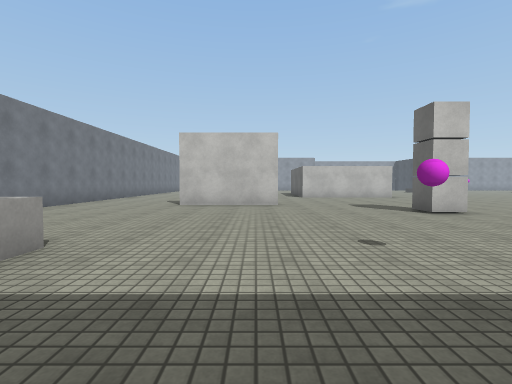
View 1 (above)

24 first-person views from a walk through a 3-D level made in the Unity game engine. The camera is 1.2 m above the floor, tilts 2° down and sees 85° across. The floor is counted in squares, 1.8 m on a side. Each view is taken from the middle of a square. On the plan, view 1 faces up. The plan holds only what a view shows up to about 9 squares ahead; the rest is blank. The player character is not drawn. Surface patterns are stand-ins for the level's own textures.

View 2
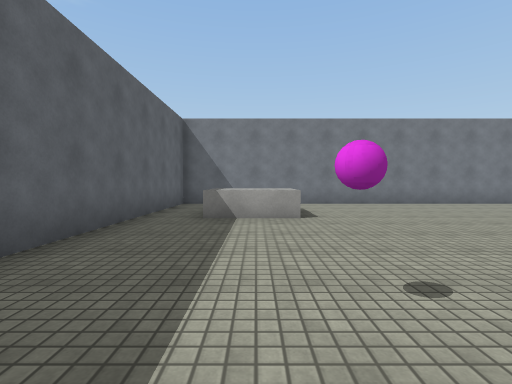

View 3
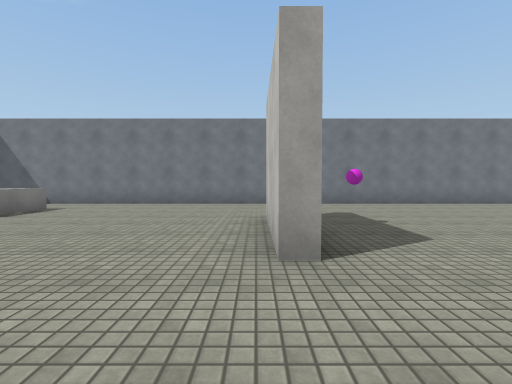

View 4
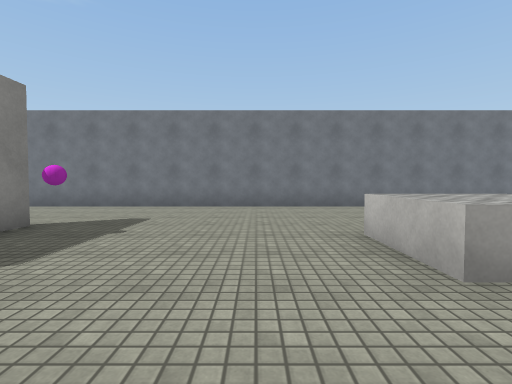

View 5
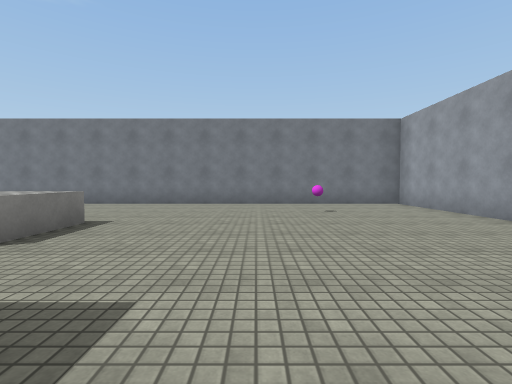

View 6
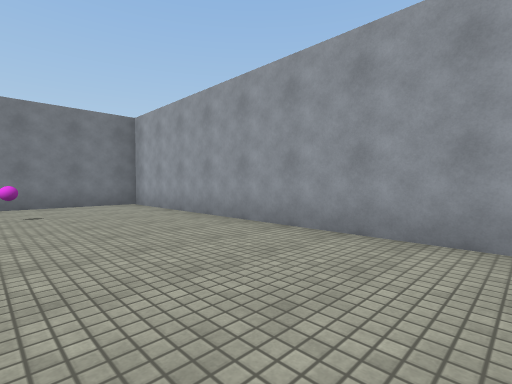

View 7
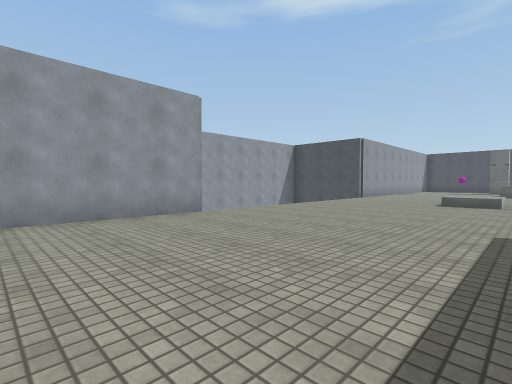

View 8
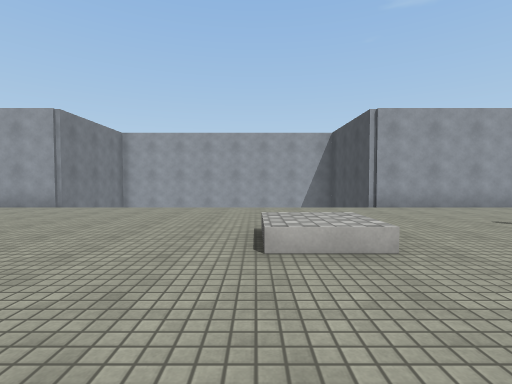

View 9
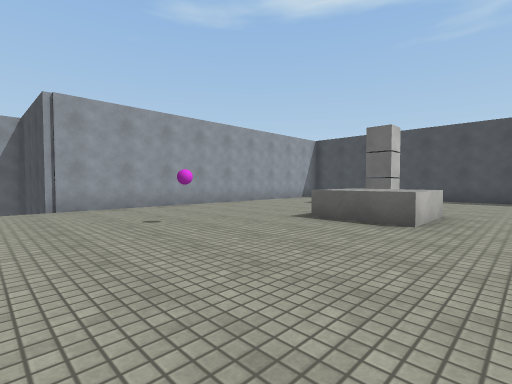

View 10
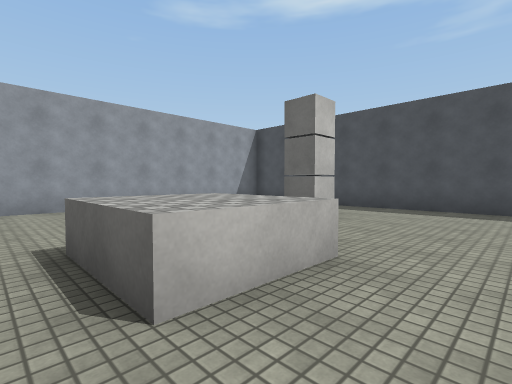

View 11
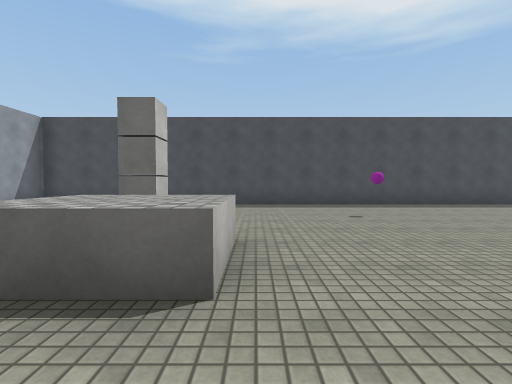

View 12
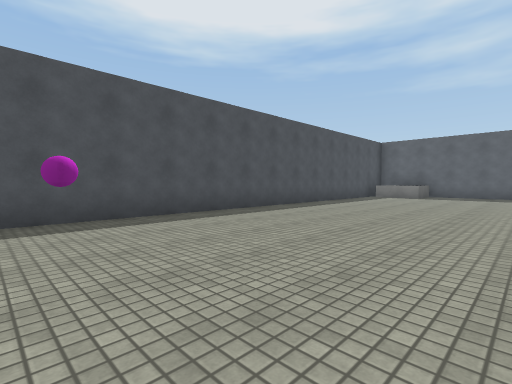

View 13
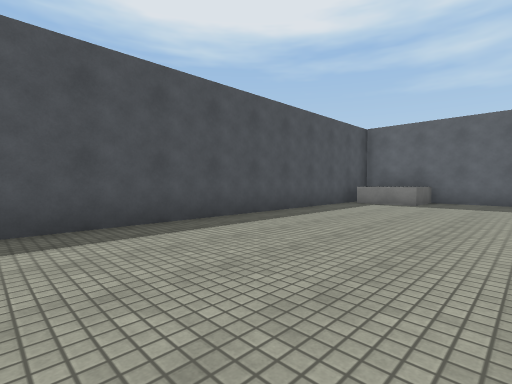

View 14
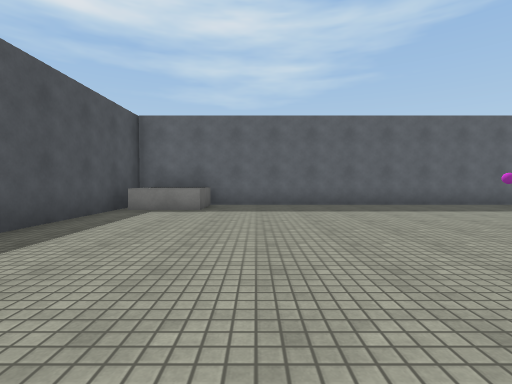

View 15
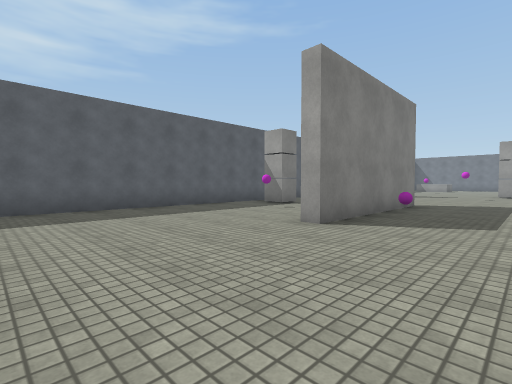

View 16
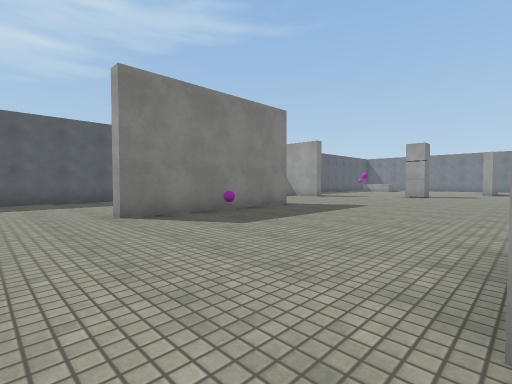

View 17
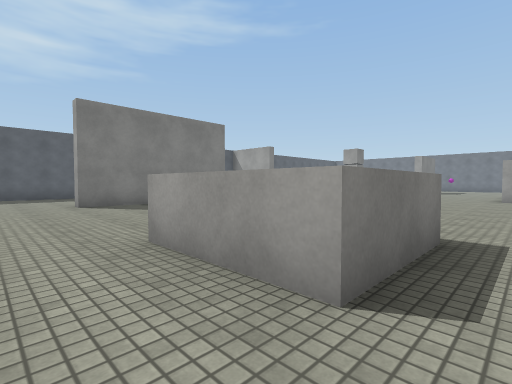

View 18
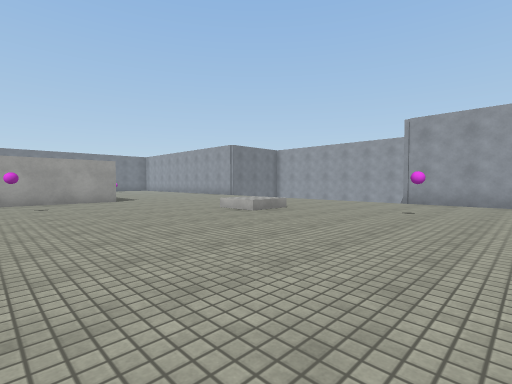

View 19
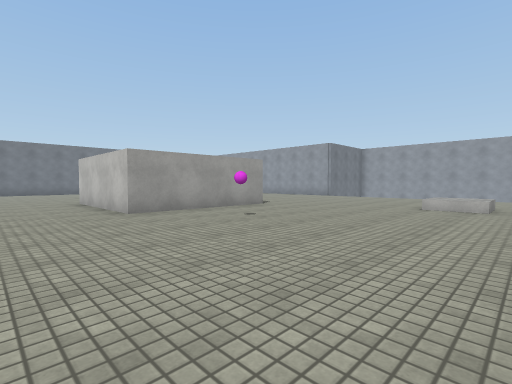

View 20
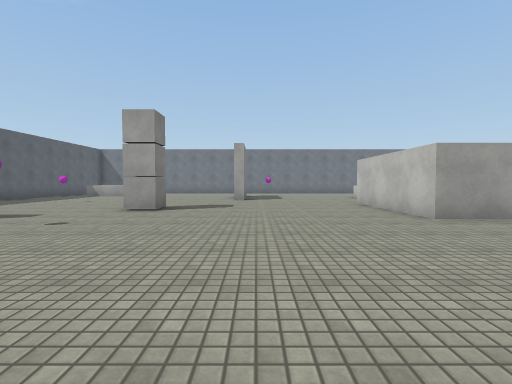

View 21
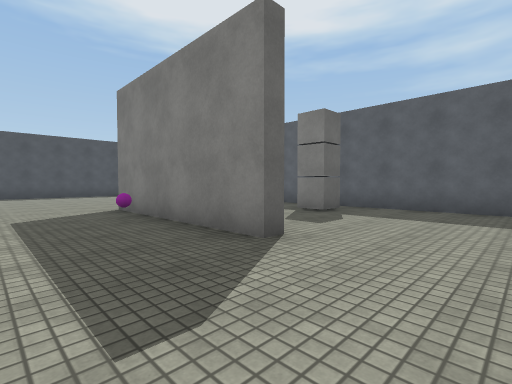

View 22
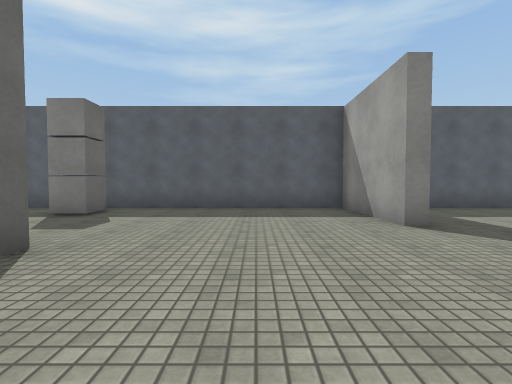

View 23
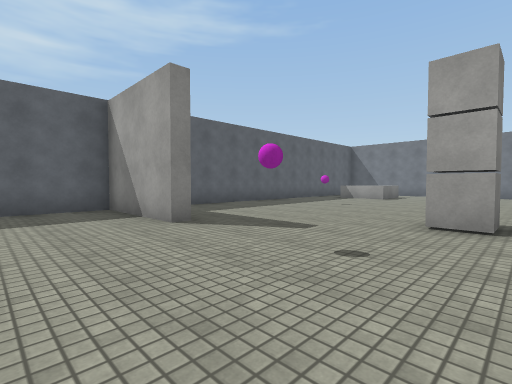

View 24
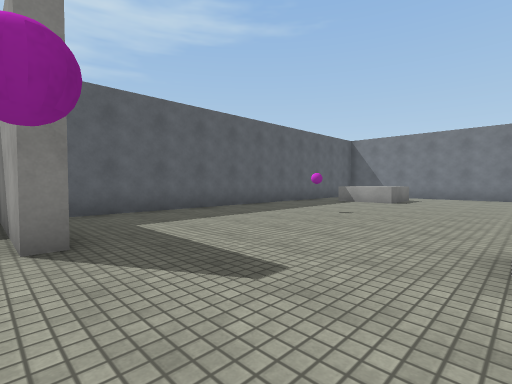

### Floor plan
Key: @ floor where view 1 was taken; # wall or solid block; . main floor; : floor 0.5 m higher than the main floor; / step, stairs or slope; ^ raised ledge; B ball; O other object.
Columns run from 6 left of view 1 to 24 right of it. Each row starts with its distance up from view 1.
 23 ############       ############
 22 #........................     #
 21 #.........................    #
 20 #.........................    #
 19 #..B............//.......    .#
 18 #.............../:.....^^  O..#
 17 #......................^^.....#
 16 #.......    #.................#
 15 #....^^     #.................#
 14 #....^^     #.................#
 13 #.......#####.................#
 12 #....................^^.......#
 11 #..................   ^.......#
 10 #....................^^.......#
  9 #...###.......................#
  8 #.............................#
  7 #.............................#
  6 #.........O...................#
  5 #.................#####.......#
  4 #..................   ........#
  3 #.................. ..........#
  2 #.^^........#.................#
  1 #.^^........#......O........^^#
  0 #.....@.....#...............^^#
 -1 ############################

Where each view was taken, in squares from view 1:
view 1: 0 up, 0 right, facing up
view 2: 2 up, 3 right, facing left
view 3: 8 up, 3 right, facing left
view 4: 12 up, 2 right, facing left
view 5: 18 up, 3 right, facing left
view 6: 19 up, 3 right, facing up-left
view 7: 17 up, 1 right, facing up-right
view 8: 15 up, 10 right, facing up
view 9: 15 up, 12 right, facing up-right
view 10: 15 up, 16 right, facing up-right
view 11: 16 up, 15 right, facing right
view 12: 14 up, 18 right, facing down-right
view 13: 10 up, 19 right, facing down-right
view 14: 8 up, 20 right, facing down
view 15: 7 up, 20 right, facing down-left
view 16: 10 up, 18 right, facing down-left
view 17: 13 up, 18 right, facing down-left
view 18: 13 up, 16 right, facing up-left
view 19: 10 up, 12 right, facing up-left
view 20: 9 up, 11 right, facing left
view 21: 7 up, 9 right, facing down-right
view 22: 7 up, 9 right, facing down
view 23: 7 up, 9 right, facing down-left
view 24: 6 up, 7 right, facing down-left
